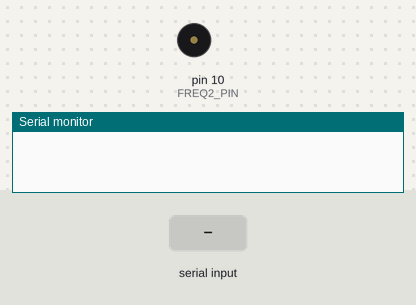
Simulated run of this sketch. Board: Arduino Uno, built with avr-gcc and run on an emulated ATmega328P. Shown: buzzer (waves = sounding), the last lines printed to the serial monitor. The inputs (shaded band) are chosen by the test bench.

Above: at 1.2 s.
1.3 s: "90,45\n" received over Serial
At 1.7 s:
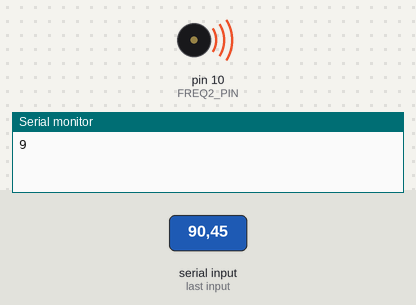
4.3 s: "*" received over Serial
Timing chart, 0 to 7.3 s (numbered marks = the images above; inputs shaded):
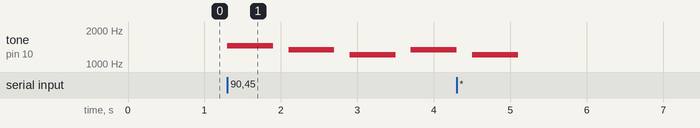

Measured:
- after the input at 1.3 s, tone on pin 10 (FREQ2_PIN): plays 1447 Hz for 0.60 s, 1336 Hz for 0.60 s, 1209 Hz for 0.60 s, 1336 Hz for 0.60 s, starting at once

The sketch:

DTMF_Emulator.ino
```cpp
// (licence header left out)
#include <Tone.h>

#define FREQ1_PIN 8
#define FREQ2_PIN 10

#define DELAY_TIME 800
#define TONE_DURATION 600

/*
DTMF Table:
    Hz\Hz  1209  1336  1477  1633
    697    1     2     3     A
    770    4     5     6     B
    852    7     8     9     C
    941    *     0     #     D
*/
const int DTMF[][2] = { /*0*/{941, 1336}, /*1*/{697, 1209}, /*2*/{697, 1336}, /*3*/{697, 1477}, /*4*/{770, 1209},
                        /*5*/{770, 1336}, /*6*/{770, 1477}, /*7*/{852, 1209}, /*8*/{852, 1336}, /*9*/{852, 1447},
                        /*A*/{697, 1633}, /*B*/{770, 1633}, /*C*/{852, 1633}, /*D*/{941, 1633},
                        /***/{941, 1209}, /*#*/{941, 1447} };

int inputKey;
Tone freq1, freq2;


int getTableIndex(int key) {
    if(key >= '0' && key <= '9') return (key - '0');
    if(key >= 'A' && key <= 'D') return (10 + key - 'A');
    if(key == '*') return 14;
    if(key == '#') return 15;
    return -1;  // invalid key
}


void setup() {
    Serial.begin(9600);
    freq1.begin(FREQ1_PIN);
    freq2.begin(FREQ2_PIN);
}


void loop() {

  if(Serial.available()) {
      inputKey = Serial.read();
      inputKey = getTableIndex(inputKey);

      if(inputKey == -1) {
          Serial.println("Invalid key given.");
          return;
      }
      Serial.println(inputKey);
      freq1.play(DTMF[inputKey][0], TONE_DURATION);
      freq2.play(DTMF[inputKey][1], TONE_DURATION);
      delay(DELAY_TIME);
  }
}
```
